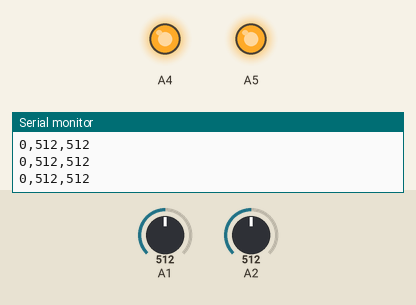
A sketch run on a simulated Arduino Uno, built with avr-gcc and run on an emulated ATmega328P. Shown: output pins drawn as LEDs (lit = HIGH), the last lines printed to the serial monitor. The inputs (shaded band) are chosen by the test bench; at power-on: A1 = 512, A2 = 512.

Above: at 1.2 s.
1.3 s: A1 set to 521
At 2.0 s:
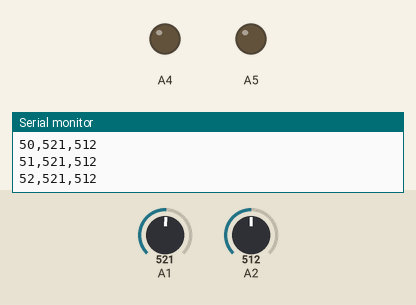
5.8 s: A2 set to 989
8.6 s: A2 set to 1006
11.6 s: A2 set to 522
13.1 s: A2 set to 501
At 13.7 s:
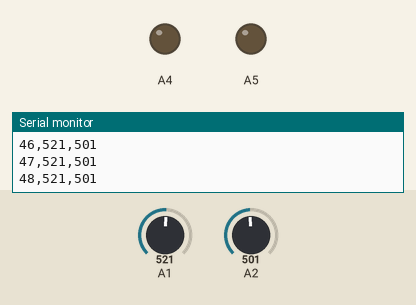
Timing chart, 0 to 15.6 s (numbered marks = the images above; inputs shaded):
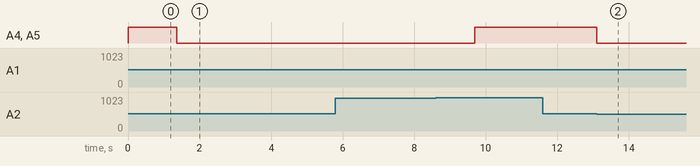

Measured:
- the behaviour switches between 512 and 513 on A1 (found by bisection; images 0 and 1)
- after the input at 1.3 s, A4, A5: HIGH → LOW after 0.06 s
- after the input at 13.1 s, A4, A5: HIGH → LOW at once

The sketch:

MicRelay.ino
```cpp
// MIC2RELAY
// 72U for TWO BIT CIRCUS, STEAM CARNIVAL
// Fall 2015
// Ver 0.5
// www.72u.org
// Dev: Nikita Rokotyan (http://rokotyan.com), Luting Hou (http://lutinghou.com)


int      soundThreshold = 250;
int      soundEnvelope;
int      soundEnvelopeArr[50];
int      sIdx = 0;

float       duration = 0.0f; // 0.0 — 1.0
const float durationStep = 0.0022f;
unsigned long timer = millis();

void setup() {
  Serial.begin( 9600 );
  pinMode(A5, OUTPUT);
  pinMode(A4, OUTPUT);

  for ( int i = 0; i < 50; ++i )
    soundEnvelopeArr[i] = 0;
}

void loop() {
  soundEnvelope  = analogRead(A1);
  soundThreshold = analogRead(A2);
  soundEnvelopeArr[sIdx] = soundEnvelope;
  sIdx < 50 ? sIdx++ : sIdx = 0;

  int soundEnveopeAvg = getAverage( soundEnvelopeArr, 50 );

  if ( soundEnveopeAvg > soundThreshold ) {
    duration += 5*durationStep;
    timer = millis();
  } else if ( millis() - timer > 1000 ) {
    duration -= 2*durationStep;
  }
  duration = constrain( duration, 0.0f, 1.0f );

  if ( duration > 0 ) {
    digitalWrite(A4, LOW);
    digitalWrite(A5, LOW);
  }
  else {
    digitalWrite(A4, HIGH);
    digitalWrite(A5, HIGH);
  }

  int serialData[] = { (int)(duration*100), soundEnveopeAvg, soundThreshold };
  sendDataToSerial( serialData, 3);

  delay(5);
}

void sendDataToSerial( int arr[], int arrLength ) {
  String dataString = "";
  for ( int i = 0; i < arrLength-1; ++i ) {
    dataString += arr[i];
    dataString += ",";
  }
  dataString += arr[ arrLength-1 ];
  Serial.println( dataString );
}

int getAverage( int* arr, int n ) {
    int avg = 0;
    for ( int i = 0; i < n; ++i )
      avg += arr[i];

    avg /= n;
    return avg;
}
```
